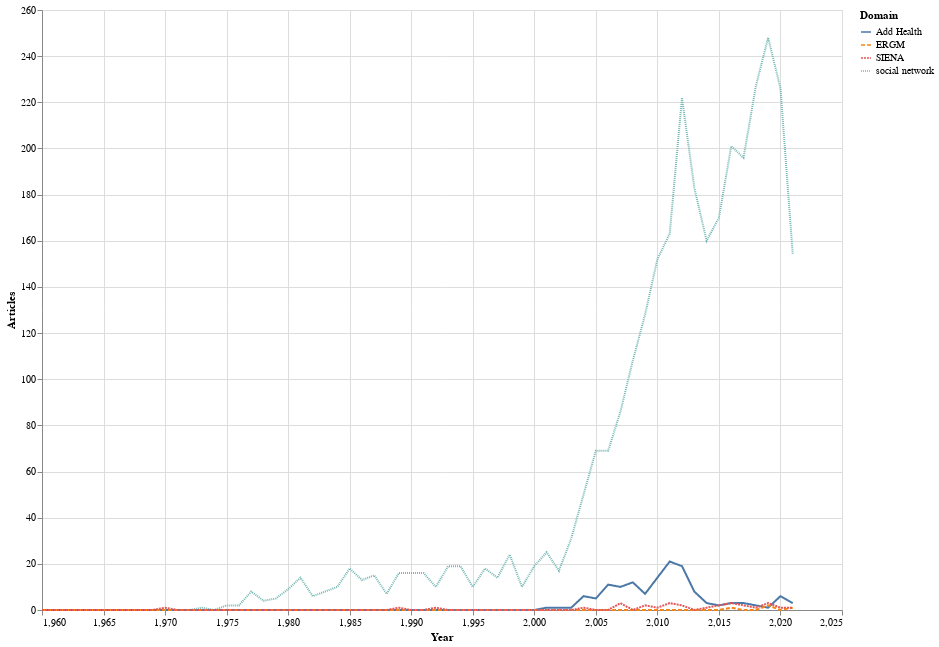

The notebook cell this image was saved under:
### Code cell
alt.Chart(df_append).mark_line().encode(
    x="Year:Q",
    y="Articles:Q",
    tooltip=["Articles"],
    color="Domain",
    strokeDash="Domain",
).properties(
    width=800,
    height=600
)

### Figure 1 — Vega-Lite specification as saved in the notebook (floating-point values rounded to 4 significant figures; data arrays with more than 128 entries replaced by an {"elided": "..."} marker saying what was removed)
{"config": {"view": {"continuousWidth": 400, "continuousHeight": 300}}, "data": {"name": "data-1ce1a1e22fbebacdd142b47c7af43ff1"}, "mark": "line", "encoding": {"color": {"type": "nominal", "field": "Domain"}, "strokeDash": {"type": "nominal", "field": "Domain"}, "tooltip": [{"type": "quantitative", "field": "Articles"}], "x": {"type": "quantitative", "field": "Year"}, "y": {"type": "quantitative", "field": "Articles"}}, "height": 600, "width": 800, "$schema": "https://vega.github.io/schema/vega-lite/v4.8.1.json", "datasets": {"data-1ce1a1e22fbebacdd142b47c7af43ff1": {"elided": "248 records"}}}
